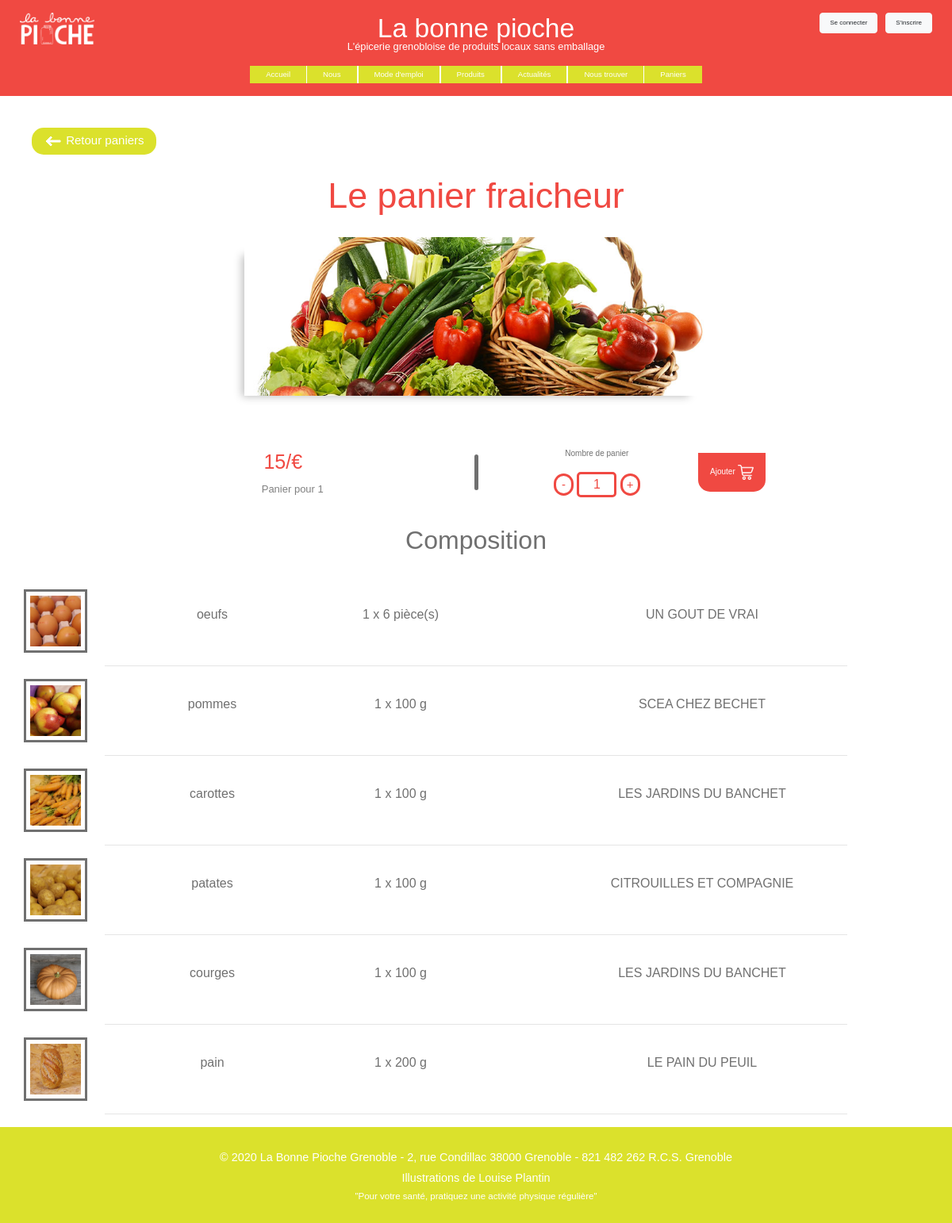
The app's page /controlers/panier.ctrl.php?refPanier=1 with its own data.
### tables this page shows
CREATE TABLE paniers (
   refPanier INTEGER PRIMARY KEY,
   libelle STRING,
   coefficient INTEGER,
   prix FLOAT,
   image STRING,
   nbBocaux INTEGER,
   active BIT
);

CREATE TABLE produits (
  stock INTEGER,
  refProduit INTEGER PRIMARY KEY,
  libelle STRING,
  fabricant STRING,
  rayon STRING,
  famille STRING,
  coef FLOAT,
  description STRING,
  origine STRING,
  caracteristiques STRING,
  prixU FLOAT,
  urlImg STRING,
  quantiteU FLOAT,
  unite STRING,
  active BIT
);

### framework/view.class.php (called while the page is built, shortened)
<?php
class View {
  private $path="";
  function __construct(string $path="") {
    $this->path = $path;
  }
  function show(string $path="") {
    $p = $path ? $path : $this->path;
    if ($p[0] != '.' && $p[0] != '/') {
      $p = "../view/".$p;
    }
    include($p);
  }
}
?>

### controlers/panier.ctrl.php (called while the page is built)
<?php
require_once('../model/Panier.class.php');
require_once('../model/PanierDAO.class.php');
require_once('../framework/view.class.php');
if (isset($_GET['refPanier'])) {
  $refPpanier = intVal($_GET['refPanier']);
} else {
  exit("Erreur : refPanier non définie");
}
$catalogue = new PanierDAO();
$panier = $catalogue->get($refPpanier);
$composition = $catalogue->getComposition($refPpanier);
$view = new View("panier.view.php");
$view->panier=$panier;
$view->composition=$composition;
$view->show();
?>

### model/PanierDAO.class.php (called while the page is built, shortened)
<?php
require_once(dirname(__FILE__).'/Panier.class.php');
require_once(dirname(__FILE__).'/Produit.class.php');
require_once(dirname(__FILE__).'/ProduitDAO.class.php');
class PanierDAO {
  private $db;
  function __construct() {
    $database_compo = 'sqlite:'.dirname(__FILE__).'/../data/database.db';
    try {
      $this->db = new PDO($database_compo);
    } catch (PDOException $e) {
      die("PDO Error :".$e->getMessage()." $database_compo\n");
    }
    $this->db->setAttribute(PDO::ATTR_ERRMODE, PDO::ERRMODE_EXCEPTION);
  }
  function get(int $refPanier) : Panier {
    $req = "SELECT * FROM paniers WHERE refPanier = '$refPanier' AND active = 1";
    $sth = $this->db->query($req);
    $resArray= $sth->fetchAll(PDO::FETCH_ASSOC);
    foreach($resArray as $row)
    {
      $panier = new Panier($row['libelle'],$row['refPanier'],$row['coefficient'],$row['prix'],$row['image'],$row['nbBocaux'],$row['active']);
    }
    return $panier;
  }
  function getComposition(int $refPanier) : array{
    $produit = new ProduitDAO();
    $r = $this->db->query("SELECT * FROM produits_paniers WHERE refPanier = '$refPanier'");
    $res = $r->fetchAll(PDO::FETCH_ASSOC);
    $idcomposition = array();
    foreach($res as $row)
    {
      $clee = $row['refProduit'].' '.$row['quantite'];
      $prod = $produit->get($row['refProduit']);
      $idcomposition[$clee]=$prod;
    }
    return $idcomposition;
  }
}
?>

### model/Panier.class.php (called while the page is built, shortened)
<?php
class Panier {
  public function __construct(string $libelle, int $refPanier, float $coefficient, float $prix, string $image, int $nbBocaux, $active)
  {
    $this->libelle = $libelle;
    $this->prix = $prix;
  }
  public function __get(string $attribut) {
    if($attribut == "image"){
        return Panier::URL.$this->$attribut;
    }
    else {
      return $this -> $attribut;
    }
  }
}
?>

### model/ProduitDAO.class.php (called while the page is built, shortened)
<?php
require_once(dirname(__FILE__).'/Produit.class.php');
class ProduitDAO {
  private $db;
  function __construct() {
    $database = 'sqlite:'.dirname(__FILE__).'/../data/database.db';
    try {
      $this->db = new PDO($database);
    } catch (PDOException $e) {
      die("PDO Error :".$e->getMessage()." $database\n");
    }
    $this->db->exec('PRAGMA foreign_keys=ON');
    $this->db->exec('PRAGMA encoding="UTF-8"');
    $this->db->setAttribute(PDO::ATTR_ERRMODE, PDO::ERRMODE_EXCEPTION);
  }
  function get(int $refProduit) : Produit {
    $req = "SELECT * FROM produits WHERE refProduit = '$refProduit' AND active = 1";
    $sth = $this->db->query($req);
    $resArray= $sth->fetchAll(PDO::FETCH_ASSOC);
    foreach($resArray as $row)
    {
      $produit = new Produit($row['stock'],$row['refProduit'],$row['libelle'],$row['fabricant'],$row['rayon'],$row['famille'],
      $row['coef'],$row['description'],$row['origine'],$row['caracteristiques'],$row['prixU'],$row['urlImg'],$row['quantiteU'],$row['unite'],$row['active']);
    }
    return $produit;
  }
}
?>

### model/Produit.class.php (called while the page is built, shortened)
<?php
class Produit {
  function __construct( $stock=0, $refProduit=0,string $libelle='',string $fabricant='',
  string $rayon='',string $famille='', $coef=0, string $description='',
  string $origine='', string $caracteristiques='',float $prixU=0, string $urlImg='',
  $quantiteU=0, $unite='', $active=1) {
      $this -> refProduit =  $refProduit;
      $this -> libelle =  $libelle;
      $this -> fabricant =  $fabricant;
      $this -> quantiteU = $quantiteU;
      $this -> unite = $unite;
  }
  public function __get($libelle){
    if($libelle == "urlImg"){
      return Produit::URL.$this->$libelle;
    }
    else {
      return $this -> $libelle;
    }
  }
}
?>

### view/panier.view.php (the view, shortened to what this page needs)
<!DOCTYPE html>
<html lang="fr" dir="ltr">
  <head>
    <link rel="stylesheet" href="../framework/bootstrap-4.4.1-dist/css/bootstrap.css">
    <link rel="stylesheet" href="../view/css/panier.view.css">
  </head>
  <body>
      <?php include("navbar.php") ?>
    <div class="container-fluid">
      <a href="../controlers/paniers.ctrl.php" class="boutonretour">
        <img src="../others/SVG/flechegauche.svg" alt=""> Retour paniers
      </a>
      <figure>
        <h2 class="text-center h2_panier">Le <?php echo"$panier->libelle"; ?></h1>
        <div class="bigcontainer col-sm-6 col-md-6 col-lg-6">
          <div class="container_img">
            <img class="mx-auto d-block" src="<?= $panier->image ?>">
          </div>
        </div>
      </figure>
      <div class="container container_commande">
        <div class="row">
          <div class="prix col-md-4 col-lg-4">
            <div class="container_prix">
              <div class="prix_button">
                <p id="affichePrix" ><?= $panier->prix?>/€</p>
                <button class="iconUtilisateur" type="button" name="button"><img src="../others/SVG/iconuser.svg" alt=""></button>
                <button id="plusUtilisateur" type="button" name="button" ><img src="../others/SVG/user-gris.svg" alt=""></button>
              </div>
              <p id="nb_personne_panier" >Panier pour 1</p>
            </div>
          </div>
          <div class="separation col-sm-1 col-md-1 col-lg-1">
            <img class="" src="../others/SVG/separateur.svg" alt="">
          </div>
          <div class="nombre_panier col-md-6 col-lg-4">
            <div class="ajoutpanier">
              <div class="bouton_legende_panier">
                <p>Nombre de panier</p>
                <div class="bouton_panier">
                  <button id="boutonMoins" type="button" name="button">-</button>
                  <input id="nombrePanierCommande" type="number" min="1" max="10" name="" value="1">
                  <button id="boutonPlus" type="button" name="button">+</button>
                </div>
              </div>
              <a href="#">
              <p class="panier">Ajouter <img src="..\others\SVG\panierachat.svg" alt=""> </p>
              </a>
            </div>
          </div>
        </div>
      </div>
      <h2 class="text-center h2_panier2 pb-2">Composition</h2>
      <?php foreach($composition as $key => $prod) :
        $key = explode(' ',$key);
        $quantite = floor($prod->quantiteU);
        ?>
        <figure class="container test">
          <div class="row container_row">
            <a class ="lien_img col-xs-1 col-sm-1 col-lg-1" href="../controlers/produit.ctrl.php?refProduit=<?= $prod->refProduit ?>">
              <img src="<?= $prod->urlImg ?>">
            </a>
            <div class="col-xs-1 col-sm-3 col-md-3 col-lg-3 compo-txt-prod">
                <p><?= $prod->libelle?></p>
            </div>
            <div class="col-xs-4 col-sm-3 col-md-3 col-lg-2 compo-txt-origin">
                <p><?php echo"$key[1] x $quantite $prod->unite"; ?></p>
            </div>
            <div class="col-xs-4 col-sm-6 col-md-3 col-lg-6 compo-txt-origin">
                <p><?= $prod->fabricant ?></p>
          </div>
        </figure>
        <hr>
      <?php endforeach ?>
    </div>
    <?php include("footer.php") ?>
  </body>
</html>

### view/css/panier.view.css (style rules this page uses)
body { color: #707070; font-family: "Lulo-Clean-W01-One-Bold", sans-serif ; }
input[type=number] { -moz-appearance: textfield; }
.h2_panier { font-size: 2.8em; margin: 25px 0px; color : #f04942; }
.h2_panier2 { margin: 35px 0px }
.lien_img { padding: 0px; }
.lien_img img { width: 80px; height: auto; object-fit: cover; padding: 5px; border: 3px solid #707070; }
.container_img { position: relative; background-color: white; height: 200px; margin: 0 auto ; overflow: hidden; box-shadow: -14px 12px 10px -11px rgba(0,0,0,0.25); }
.container_img img { object-fit: cover; width: 100%; min-height:200px; max-height: 100%; }
.compo-txt-prod, .compo-txt-origin { justify-content: center; }
.compo-txt-prod, .compo-txt-origin { align-items: center; display: flex; }
.compo-txt-origin p,.compo-txt-prod p { display: inline-block; }
hr { width:80%; }
.container_row { justify-content: space-between; }
.bigcontainer { margin: 0 auto; padding: 0; position: relative; }
.bouton_legende_panier p { font-size: 10px; display: inline-block; color: #707070; }
.ajoutpanier input[type="NUMBER"] { text-align: center; width: 50px; color : #f04942; border : 3px solid #f04942; border-radius: 5px; }
.container_commande>div { margin: 65px 0px 0px 0px; align-items: center; justify-content: center; }
.ajoutpanier { display: flex; align-items:center; justify-content: space-around; }
.bouton_legende_panier { align-items: center; display: flex; flex-direction: column; }
.bouton_panier button { font-size: 15px; background-color: transparent; border: 3px solid #f04942; border-radius: 40px; color : #f04942; display: inline-block; margin: 0; }
.bouton_panier button:first-child { padding: 0px 7px 0px 7px; }
.bouton_panier button:nth-child(3) { padding: 0px 5px 0px 5px; }
.prix button { background-color: transparent; border: none; }
.container_prix { display: flex; flex-direction: column; }
#nb_personne_panier { font-size: 13px; color : grey; padding: 5px 0px 0px 0px; margin: 0; }
.prix, .separation { display: flex; justify-content: center; align-items:center; }
.prix>div { align-items:center; display: flex; }
.prix_button { display: flex; justify-content: center; align-items: center; }
.prix_button p { padding: 0; margin: 0; font-size: 25px; display: inline-block; color : #f04942; }
.boutonretour { background-color: #dbe12c; color : white; border : none; font-size: 15px; padding: 5px 15px; border-radius: 15px; margin-right: 50px; display: inline-block; margin: 25px 0px 0px 25px; }
.boutonretour:link { text-decoration: none; }
.panier img { width: 20px; }
.panier { font-size : 10px; margin: 0; padding: 15px; border-radius: 0px 0px 15px 15px; display: inline-block; color : white; background-color: #f04942; }

### records on screen
paniers: libelle "panier fraicheur", prix "15"
produits: shows a picture, libelle "oeufs", key "1", quantiteU "6", unite "pièce(s)", fabricant "UN GOUT DE VRAI"
produits: shows a picture, libelle "pommes", key "1", quantiteU "100", unite "g", fabricant "SCEA CHEZ BECHET"
produits: shows a picture, libelle "carottes", key "1", quantiteU "100", unite "g", fabricant "LES JARDINS DU BANCHET"
produits: shows a picture, libelle "patates", key "1", quantiteU "100", unite "g", fabricant "CITROUILLES ET COMPAGNIE"
produits: shows a picture, libelle "courges", key "1", quantiteU "100", unite "g", fabricant "LES JARDINS DU BANCHET"
produits: shows a picture, libelle "pain", key "1", quantiteU "200", unite "g", fabricant "LE PAIN DU PEUIL"
